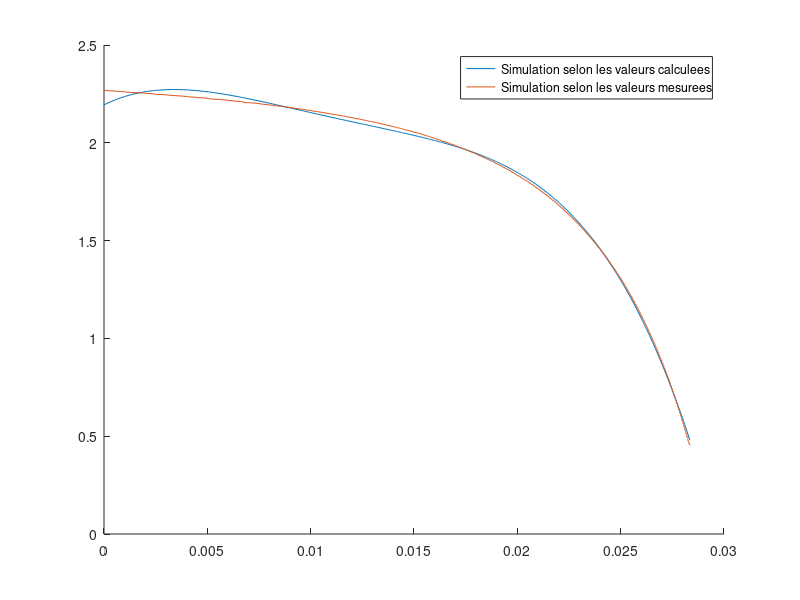

Write the MATLAB code that produced this figure.
%% mesures avec -1A
%% A MODIFIER, A ETE FAIT AVEC UN POLYNOME MAIS NE DOIS PAS L'AVOIR ETE
load('capteur.mat')
 
d1 = distance;
d0 = d1.^0;
d2 = d1.^2;
d3 = d1.^3;
d4 = d1.^4;

Y1 = voltage;
X1 = [d0 d1 d2 d3 d4];

a = pinv(X1)*Y1;
a0 = a(1);
a1 = a(2);
a2 = a(3);
a3 = a(4);
a4 = a(5);

V = a0*d0 + a1*d1 + a2*d2 + a3*d3 + a4*d4;

figure(1)
hold on
plot(distance,V)
plot(distance,voltage)
legend('Simulation selon les valeurs calculees','Simulation selon les valeurs mesurees')
hold off
